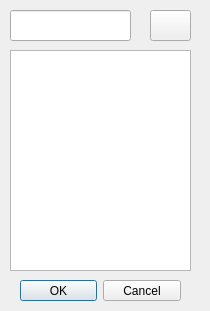
<?xml version="1.0" encoding="UTF-8"?>
<ui version="4.0">
 <class>Dialog</class>
 <widget class="QDialog" name="Dialog">
  <property name="geometry">
   <rect>
    <x>0</x>
    <y>0</y>
    <width>210</width>
    <height>311</height>
   </rect>
  </property>
  <property name="windowTitle">
   <string>Choose label</string>
  </property>
  <property name="windowIcon">
   <iconset resource="resrc.qrc">
    <normaloff>:/icons/Icons/list.png</normaloff>:/icons/Icons/list.png</iconset>
  </property>
  <widget class="QLineEdit" name="lineEdit">
   <property name="geometry">
    <rect>
     <x>10</x>
     <y>10</y>
     <width>121</width>
     <height>31</height>
    </rect>
   </property>
  </widget>
  <widget class="QPushButton" name="pushButton">
   <property name="geometry">
    <rect>
     <x>150</x>
     <y>10</y>
     <width>41</width>
     <height>31</height>
    </rect>
   </property>
   <property name="text">
    <string/>
   </property>
   <property name="icon">
    <iconset resource="resrc.qrc">
     <normaloff>:/icons/Icons/palette.png</normaloff>:/icons/Icons/palette.png</iconset>
   </property>
  </widget>
  <widget class="QListWidget" name="listWidget">
   <property name="geometry">
    <rect>
     <x>10</x>
     <y>50</y>
     <width>181</width>
     <height>221</height>
    </rect>
   </property>
  </widget>
  <widget class="QDialogButtonBox" name="buttonBox">
   <property name="geometry">
    <rect>
     <x>20</x>
     <y>280</y>
     <width>161</width>
     <height>21</height>
    </rect>
   </property>
   <property name="standardButtons">
    <set>QDialogButtonBox::Cancel|QDialogButtonBox::Ok</set>
   </property>
  </widget>
 </widget>
 <resources>
  <include location="resrc.qrc"/>
 </resources>
 <connections/>
</ui>
